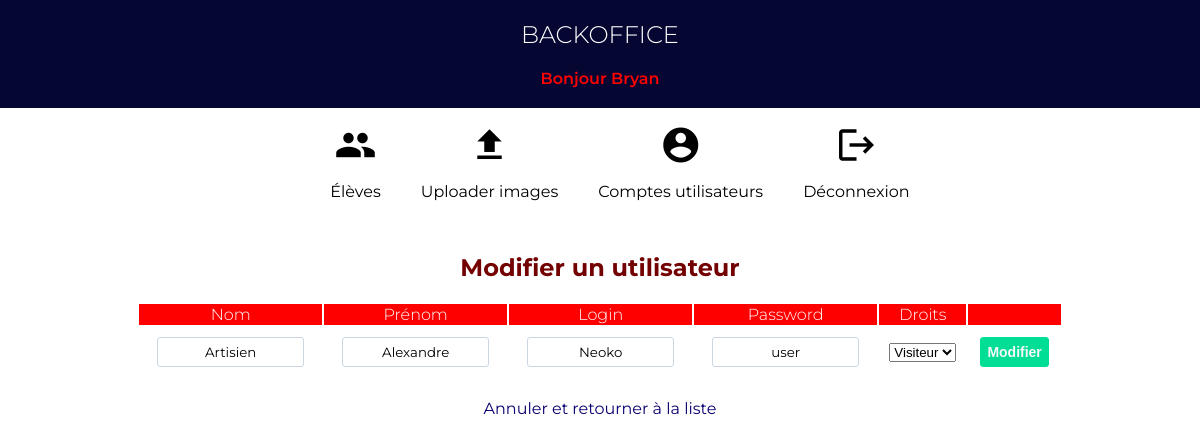
Page /back/users-modify.php?id=3&login=Neoko (signed in) on the committed database.
### tables this page shows
CREATE TABLE `users` (
  `id` int(11) NOT NULL,
  `nom` varchar(20) NOT NULL,
  `prenom` varchar(30) NOT NULL,
  `login` varchar(50) NOT NULL,
  `mdp` varchar(100) NOT NULL,
  `droits` varchar(8) NOT NULL
);

### back/users-modify.php (the view, shortened to what this page needs)
<?php
    include('connectPDO.inc.php');
    $id_modif = $_GET['id'];
?>
<!DOCTYPE html>
<html lang="en">
<head>
    <link rel="stylesheet" type="text/css" href="../CSS/styles.css" />
</head>
<body>
    <?php include('entete.inc.php'); ?>
    <section>
        <?php include('menu_back.inc.php'); ?>
        <div class="liste-users">
            <div class="liste-users-titre">
                <h1>Modifier un utilisateur</h1>
            </div>
            <div class="liste-tableau">
                <table>
                    <tr>
                        <th>Nom</th>
                        <th>Prénom</th>
                        <th>Login</th>
                        <th>Password</th>
                        <th>Droits</th>
                        <th></th>
                    </tr>
                        <?php
                            $ligne = $db->query("SELECT * FROM users WHERE id='".$id_modif."'");
                            $resultat = $ligne -> fetch();
                            if($resultat['droits'] == "Visiteur"){
                                $selected_visiteur = "selected=selected";
                            } else {
                                $selected_visiteur = "";
                            }
                            ?>
                                <tr><form action="users-modifyOk.php?id=<?= $resultat['id'] ?>" method="POST">
                                <td><input type="text" name="nom" id="nom" value="<?= $resultat['nom'] ?>"></td>
                                <td><input type="text" name="prenom" id="prenom"  value="<?= $resultat['prenom'] ?>"></td>
                                <td><input type="text" name="login" id="login" value="<?= $resultat['login'] ?>"></td>
                                <td><input type="text" name="mdp" id="mdp" value="<?= $resultat['mdp'] ?>"></td>
                                <td><select name="droits" id="droits">
                                        <?php
                                            if($_SESSION['login'] != $resultat['login']):
                                        ?>
                                                <option value="Visiteur" <?= $selected_visiteur ?> >Visiteur</option>
                                            <?php endif; ?>
                                </select></td>
                                <td><input type='submit' name='modifier' value='Modifier' /></form></td></tr>
                </table>
            </div>
        </div>
        <a href="users.php">Annuler et retourner à la liste</a>
    </section>
</body>
</html>

### css/styles.css (style rules this page uses)
* { -moz-box-sizing: border-box; box-sizing: border-box; }
html { height: 100%; }
body { margin: 0; padding: 0; min-height: 100%; width: 100%; height: 100%; font-family: "Montserrat", "Arial", sans-serif; }
h1, h2 { color: #740101; text-align: center; }
a { color: #090071; }
section { display: flex; justify-content: center; align-items: center; flex-direction: column; }
section a { text-decoration: none; }
.liste-tableau table { display: flex; justify-content: center; align-items: center; margin-bottom: 20px; }
.liste-tableau table th { background-color: red; color: #fff; padding-left: 20px; padding-right: 20px; font-weight: 300; }
.liste-tableau table td { text-align: center; padding: 10px 0 10px; }
.liste-tableau table td input { text-align: center; }
.liste-tableau table input[type=text] { width: 80%; font-family: "Montserrat", "Arial", sans-serif; border: 1px solid #cbd6e2; border-radius: 3px; padding: 6px; }
.liste-tableau table input[type=submit] { background: #00dd95; border-color: #00dd95; color: #f8f8f8; cursor: pointer; font-weight: 600; border: 1px solid #00dd95; border-radius: 3px; font-size: 14px; padding: 6px; margin: 0 12px; }

### rows in the picture
users: nom "Artisien", prenom "Alexandre", login "Neoko", mdp "user", droits "Visiteur"

### other values in the picture
$_SESSION['prenom'] "Bryan"
